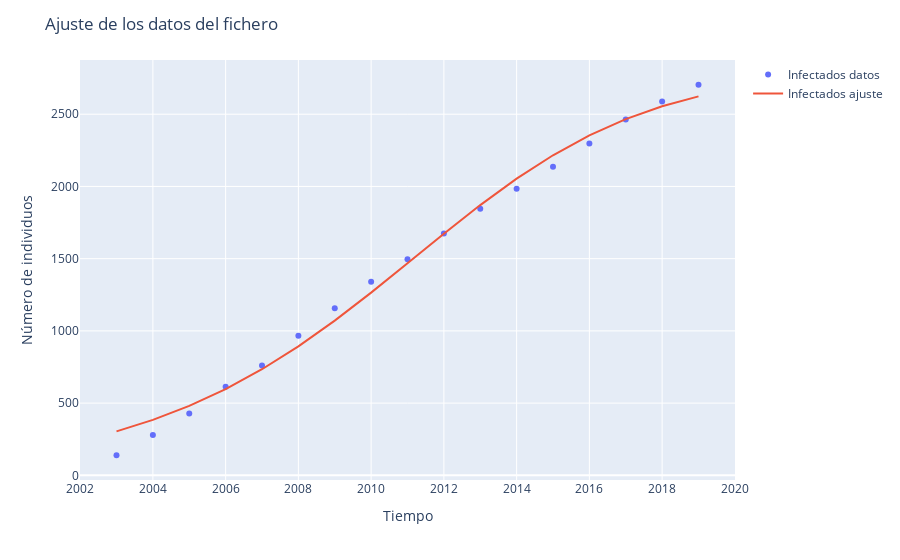

This figure's notebook cell:
### Code cell
fig2 = px.scatter()
fig2.update_layout(title='Ajuste de los datos del fichero',
                    xaxis_title='Tiempo',
                    yaxis_title='Número de individuos')


#fig2.add_scatter(x=df["t"], y=df["S"], mode="markers", name="Susceptibles datos")
#fig2.add_scatter(x=df["t"], y=S_ajuste, mode="lines", name="Susceptibles ajuste")
fig2.add_scatter(x=df["t"], y=df["I"], mode="markers", name="Infectados datos")
fig2.add_scatter(x=df["t"], y=I_ajuste, mode="lines", name="Infectados ajuste")

### Figure 1 — Plotly figure (JSON) as saved in the notebook; plotly's stock layout.template omitted (floating-point values rounded to 4 significant figures)
{"data": [{"mode": "markers", "name": "Infectados datos", "type": "scatter", "x": [2003, 2004, 2005, 2006, 2007, 2008, 2009, 2010, 2011, 2012, 2013, 2014, 2015, 2016, 2017, 2018, 2019], "y": [139, 279, 428, 614, 760, 967, 1156, 1341, 1496, 1674, 1845, 1984, 2136, 2298, 2463, 2588, 2704]}, {"mode": "lines", "name": "Infectados ajuste", "type": "scatter", "x": [2003, 2004, 2005, 2006, 2007, 2008, 2009, 2010, 2011, 2012, 2013, 2014, 2015, 2016, 2017, 2018, 2019], "y": [304.6, 383.9, 480.8, 597.1, 734.5, 893.0, 1071.0, 1265.0, 1468.0, 1673.0, 1871.0, 2054.0, 2216.0, 2353.0, 2466.0, 2555.0, 2623.0, 2675.0]}], "layout": {"legend": {"tracegroupgap": 0}, "margin": {"t": 60}, "title": {"text": "Ajuste de los datos del fichero"}, "xaxis": {"anchor": "y", "domain": [0, 1], "title": {"text": "Tiempo"}}, "yaxis": {"anchor": "x", "domain": [0, 1], "title": {"text": "Número de individuos"}}}}
